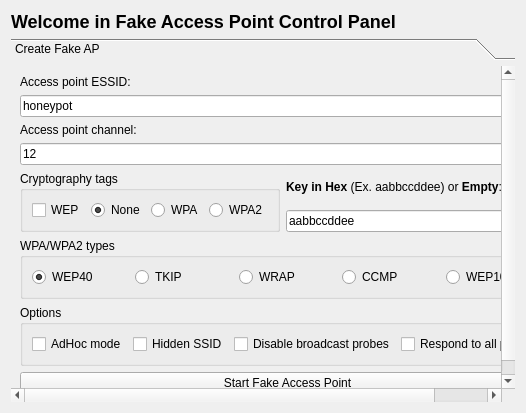
      <widget class="QWidget" name="TabPage">
       <attribute name="title">
        <string>Fake AP</string>
       </attribute>
       <layout class="QGridLayout">
        <item row="0" column="0">
         <widget class="QLabel" name="textLabel4_4_2_3_2">
          <property name="text">
           <string>&lt;h2&gt;Welcome in Fake Access Point Control Panel&lt;/h2&gt;</string>
          </property>
          <property name="wordWrap">
           <bool>false</bool>
          </property>
         </widget>
        </item>
        <item row="1" column="0">
         <widget class="QToolBox" name="toolBox5">
          <property name="currentIndex">
           <number>0</number>
          </property>
          <widget class="QWidget" name="page1">
           <property name="geometry">
            <rect>
             <x>0</x>
             <y>0</y>
             <width>608</width>
             <height>381</height>
            </rect>
           </property>
           <attribute name="label">
            <string>Create Fake AP</string>
           </attribute>
           <layout class="QVBoxLayout">
            <item>
             <widget class="QLabel" name="textLabel2_3">
              <property name="text">
               <string>Access point ESSID:</string>
              </property>
              <property name="wordWrap">
               <bool>false</bool>
              </property>
             </widget>
            </item>
            <item>
             <widget class="QLineEdit" name="line_fake_ap_essid">
              <property name="text">
               <string>honeypot</string>
              </property>
             </widget>
            </item>
            <item>
             <widget class="QLabel" name="textLabel2_3_3">
              <property name="text">
               <string>Access point channel:</string>
              </property>
              <property name="wordWrap">
               <bool>false</bool>
              </property>
             </widget>
            </item>
            <item>
             <widget class="QLineEdit" name="line_fake_ap_chan">
              <property name="text">
               <string>12</string>
              </property>
             </widget>
            </item>
            <item>
             <layout class="QHBoxLayout">
              <item>
               <widget class="QGroupBox" name="buttonGroup14">
                <property name="title">
                 <string>Cryptography tags</string>
                </property>
                <layout class="QHBoxLayout">
                 <item>
                  <widget class="QCheckBox" name="check_fake_ap_wep">
                   <property name="text">
                    <string>WEP</string>
                   </property>
                  </widget>
                 </item>
                 <item>
                  <widget class="QRadioButton" name="radioButton13">
                   <property name="text">
                    <string>None</string>
                   </property>
                   <property name="checked">
                    <bool>true</bool>
                   </property>
                  </widget>
                 </item>
                 <item>
                  <widget class="QRadioButton" name="radio_fake_ap_wpa">
                   <property name="text">
                    <string>WPA</string>
                   </property>
                  </widget>
                 </item>
                 <item>
                  <widget class="QRadioButton" name="radio_fake_ap_wpa2">
                   <property name="text">
                    <string>WPA2</string>
                   </property>
                  </widget>
                 </item>
                </layout>
               </widget>
              </item>
              <item>
               <layout class="QVBoxLayout">
                <item>
                 <widget class="QLabel" name="textLabel3">
                  <property name="text">
                   <string>&lt;b&gt;Key in Hex&lt;/b&gt; (Ex. aabbccddee) or &lt;b&gt;Empty&lt;/b&gt;:</string>
                  </property>
                  <property name="wordWrap">
                   <bool>false</bool>
                  </property>
                 </widget>
                </item>
                <item>
                 <widget class="QLineEdit" name="line_fake_ap_wep_key">
                  <property name="text">
                   <string>aabbccddee</string>
                  </property>
                 </widget>
                </item>
               </layout>
              </item>
             </layout>
            </item>
            <item>
             <widget class="QGroupBox" name="buttonGroup13">
              <property name="title">
               <string>WPA/WPA2 types</string>
              </property>
              <layout class="QHBoxLayout">
               <item>
                <widget class="QRadioButton" name="radio_fake_ap_wep40">
                 <property name="text">
                  <string>WEP40</string>
                 </property>
                 <property name="checked">
                  <bool>true</bool>
                 </property>
                </widget>
               </item>
               <item>
                <widget class="QRadioButton" name="radio_fake_ap_tkip">
                 <property name="text">
                  <string>TKIP</string>
                 </property>
                </widget>
               </item>
               <item>
                <widget class="QRadioButton" name="radio_fake_ap_wrap">
                 <property name="text">
                  <string>WRAP</string>
                 </property>
                </widget>
               </item>
               <item>
                <widget class="QRadioButton" name="radio_fake_ap_ccmp">
                 <property name="text">
                  <string>CCMP</string>
                 </property>
                </widget>
               </item>
               <item>
                <widget class="QRadioButton" name="radio_fake_ap_wep104">
                 <property name="text">
                  <string>WEP104</string>
                 </property>
                </widget>
               </item>
              </layout>
             </widget>
            </item>
            <item>
             <widget class="QGroupBox" name="groupBox7">
              <property name="title">
               <string>Options</string>
              </property>
              <layout class="QGridLayout">
               <item row="0" column="0">
                <widget class="QCheckBox" name="check_fake_ap_adhoc_mode">
                 <property name="text">
                  <string>AdHoc mode</string>
                 </property>
                </widget>
               </item>
               <item row="0" column="1">
                <widget class="QCheckBox" name="check_fake_ap_hidden_ssid">
                 <property name="text">
                  <string>Hidden SSID</string>
                 </property>
                </widget>
               </item>
               <item row="0" column="2">
                <widget class="QCheckBox" name="check_fake_ap_no_broadcast">
                 <property name="text">
                  <string>Disable broadcast probes</string>
                 </property>
                </widget>
               </item>
               <item row="0" column="3">
                <widget class="QCheckBox" name="check_fake_ap_all_probes">
                 <property name="text">
                  <string>Respond to all probes</string>
                 </property>
                </widget>
               </item>
              </layout>
             </widget>
            </item>
            <item>
             <widget class="QPushButton" name="button_fake_ap_start">
              <property name="text">
               <string>Start Fake Access Point</string>
              </property>
             </widget>
            </item>
            <item>
             <spacer name="spacer28">
              <property name="orientation">
               <enum>Qt::Vertical</enum>
              </property>
              <property name="sizeType">
               <enum>QSizePolicy::Expanding</enum>
              </property>
              <property name="sizeHint" stdset="0">
               <size>
                <width>21</width>
                <height>20</height>
               </size>
              </property>
             </spacer>
            </item>
           </layout>
          </widget>
         </widget>
        </item>
       </layout>
      </widget>
